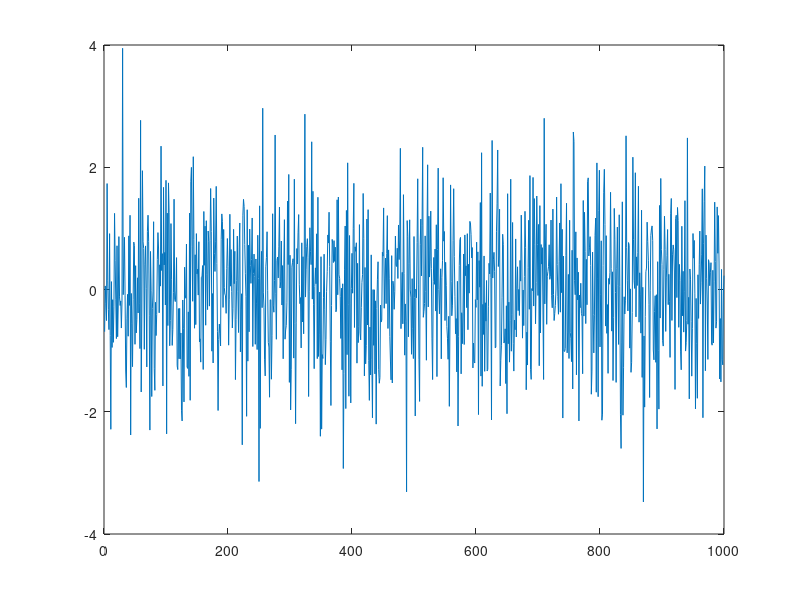

The MATLAB source for this figure: (Note: this script raises an error after producing the figure.)
% an example of simulating a single particle in one-dimensional

clear all
clear 
clc 

N = 1000;
displacement = randn(1,N);
plot(displacement);

histogram(displacement, 25);

x = cumsum(displacement);
plot(x);
ylabel('position');
xlabel('time step');
title('Position of 1D Particle versus Time');

